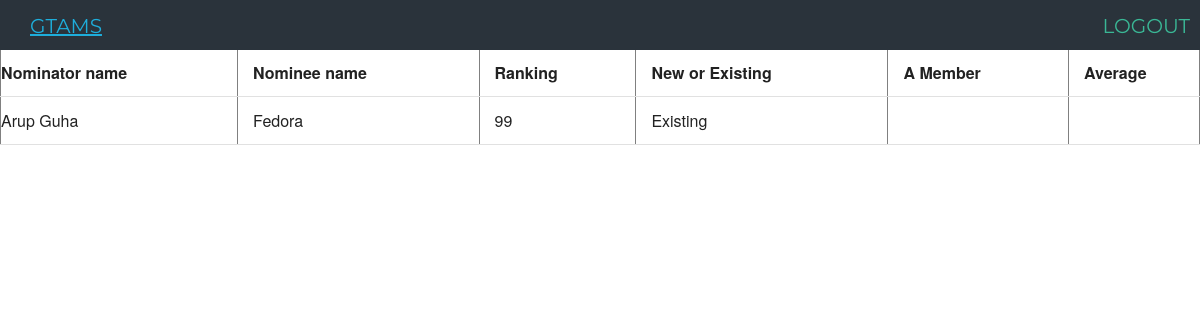
/gcmember.php, run on an earlier commit of the app's database.
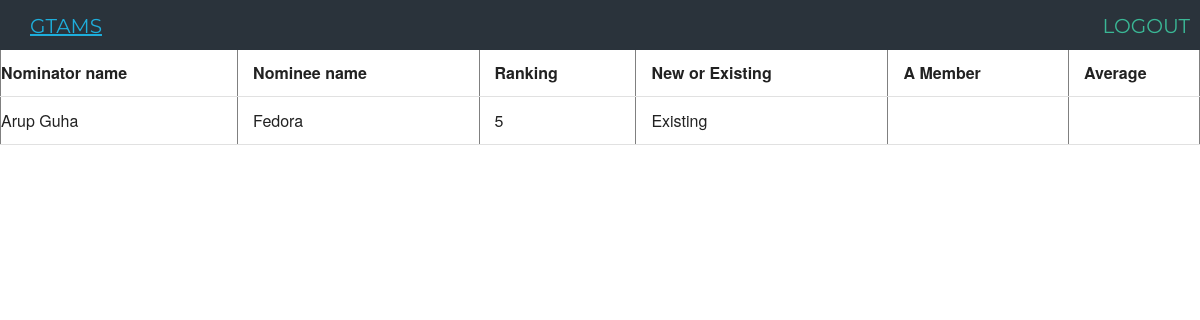
And on a later commit of the database.
### tables this page shows
CREATE TABLE `users` (
  `user_ID` INT(11) NOT NULL AUTO_INCREMENT PRIMARY KEY,
  `user_Role` VARCHAR(20) NOT NULL COMMENT 'user Role can be ADMIN, GCMEMBER, GCCHAIR, NOMINATOR, NOMINEE',
  `username` VARCHAR(20) NOT NULL COMMENT 'user Login',
  `password` VARCHAR(10) NOT NULL COMMENT 'user Password',
  `user_Email` VARCHAR(100) NOT NULL COMMENT 'Email',
  `reg_date` TIMESTAMP,
  `realname` VARCHAR(30),
  UNIQUE KEY username (`username`)
);

CREATE TABLE `nomination` (
	`nomination_id` INT (11) NOT NULL AUTO_INCREMENT,
	`session_id` INT(11) NOT NULL COMMENT 'the id for the session the Admin set up',
	`nominator_id` INT(11) NOT NULL COMMENT 'the user_id for the nominator',
	`nominee_name` VARCHAR(40),
	`rank` int(11),
	`nominee_PID` VARCHAR(40),
	`nominee_email` VARCHAR(40),
	`is_phd` INT(11),
	`is_newly_admitted` INT (11) COMMENT "",
	`nominee_advisor` VARCHAR(40),
	`graduate_semesters` INT (11),
	`phone_number` VARCHAR(20),
	`SPEAK_test` INT(11) COMMENT '1, 2, 3 = yes, no, graduated from US school',
	`GTA_semesters` INT(11),
	`GPA` float(10),
	`sent` TIMESTAMP COMMENT 'when the nomination was sent to the user',
	`replied` TIMESTAMP COMMENT 'when the nomination was replied to by the nominee',
	`completed` TIMESTAMP COMMENT 'when the nominee form was confirmed by the nominator',
	primary key (`nomination_id`),
	foreign key (`session_id`) references `sessions`(`session_id`),
	foreign key (`nominator_id`) references `users`(`user_id`)
);

### gcmember.php (the view, shortened to what this page needs)
<?php
include_once 'includes/db_connect.php';
include_once ("header.php");
?>
<html>
	<head>
	     <link rel="stylesheet" href="styles/main.css" />
	</head>
	<div id="page">
	<br><br>
	<section class="gcmemberform cf">
	<form name="gcmember" action="index_submit" method="get" accept-charset="utf-8">
		<body>
		<center>
		  <table border="1" style="width:100%">
			<tr>
			  <th>Nominator name</th>
			  <th>Nominee name</th>
			  <th>Ranking</th>
			  <th>New or Existing</th>
			<?php
				$result = $mysqli->query("SELECT user_id, realname FROM users WHERE user_Role = 'GCMEMBER'");
				$i = 0;
				while ($obj = $result->fetch_object()){
					echo "<th>".$obj->realname."</th>";
					$i+=1;
				}
			?>
			  <th>Average</th>
			</tr>
			<?php
				$result = $mysqli->query("SELECT u.realname, n.session_id, n.nominee_name, n.rank, n.is_newly_admitted
									FROM nomination n, users u
									WHERE u.user_ID = n.nominator_id
									ORDER BY realname");
				while($obj = $result->fetch_object()){
					if($obj->session_id == 1){
						echo "<tr>";
						echo "<td>".$obj->realname."</td>";
						echo "<td>".$obj->nominee_name."</td>";
						echo "<td>".$obj->rank."</td>";
						if($obj->is_newly_admitted){
							echo "<td>New</td>";
						}
						else{
							echo "<td>Existing</td>";
						}
						$t = $i;
						while ($t > 0){
							echo "<td>"."</td>";
							$t--;
						}
						echo "<td>"."</td>";
						echo "</tr>";
					}
				}
			?>
		  </table>
		  </center>
		</body>
	</form>
	</section>
	</div>
</html>

### header.php (shortened to what this page needs)
<html>
<head>
	<link rel="stylesheet" type="text/css" href="sytles/main.css">
</head>
<body>
<?php require_once "navbar.php" ?>

### navbar.php
<div class="nav-bar menu-bar">
    <p class="nav-application-name"><a href="index.php" >GTAMS</a></p>
    <div class="container-right">
        <ul>
			<li><a href="logout.php">LOGOUT</a></li>
        </ul>
    </div>
</div>

### styles/main.css (style rules this page uses)
.menu-bar { overflow: hidden; padding: 10px; }
.menu-bar ul li { font-family: 'Montserrat', sans-serif; display: block; float: left; font-size: 20px; color: #3ab795; padding: 0px 10px 0px 10px; }
.menu-bar ul li a { text-decoration: none; color: #3ab795; }
.container-right { float: right; margin-right: 10px; }
.nav-application-name { font-family: 'Montserrat', sans-serif; display: block; float: left; font-size: 20px; padding: 0px 0px 0px 20px; float: left; color: #3ab795; }
.nav-bar { position: fixed; top: 0; left: 0; z-index: 999; width: 100%; height: 30px; background: #2A333B; }
body { margin: 0; }
article, aside, details, figcaption, figure, footer, header, hgroup, main, menu, nav, section, summary { display: block; }
a { background-color: transparent; }
table { border-collapse: collapse; border-spacing: 0; }
td, th { padding: 0; }
html { font-size: 62.5%; }
body { font-size: 1.5em; line-height: 1.6; font-weight: 400; font-family: "Raleway", "HelveticaNeue", "Helvetica Neue", Helvetica, Arial, sans-serif; color: #222; }
p { margin-top: 0; }
a { color: #1EAEDB; }
ul { list-style: circle inside; }
ol, ul { padding-left: 0; margin-top: 0; }
li { margin-bottom: 1rem; }
th, td { padding: 12px 15px; text-align: left; border-bottom: 1px solid #E1E1E1; }
th:first-child, td:first-child { padding-left: 0; }
th:last-child, td:last-child { padding-right: 0; }
pre, blockquote, dl, figure, table, p, ul, ol, form { margin-bottom: 2.5rem; }

What changed in the data, as far as the page shows it:
changed nomination "Fedora": rank "99" → "5"
